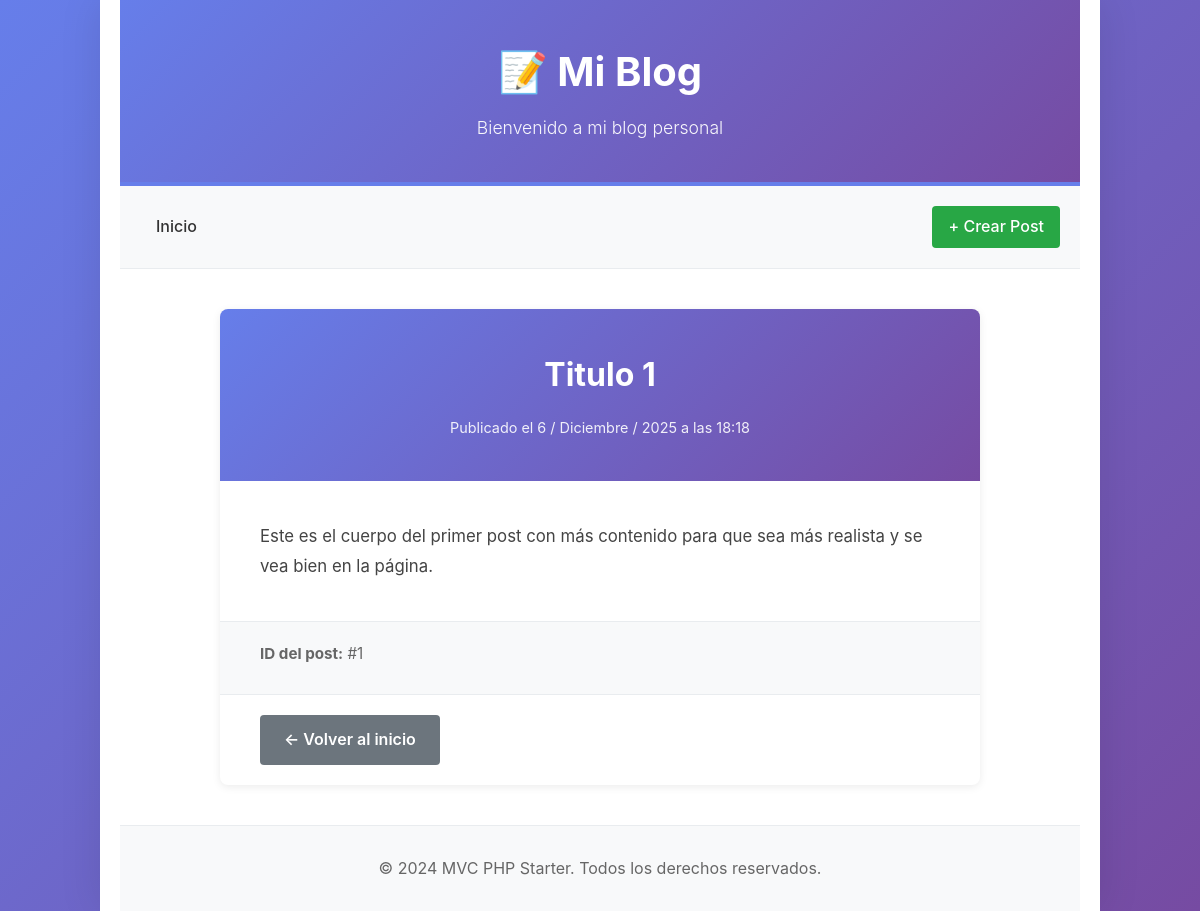
The page /posts/show?id=1 on the database as committed earlier.
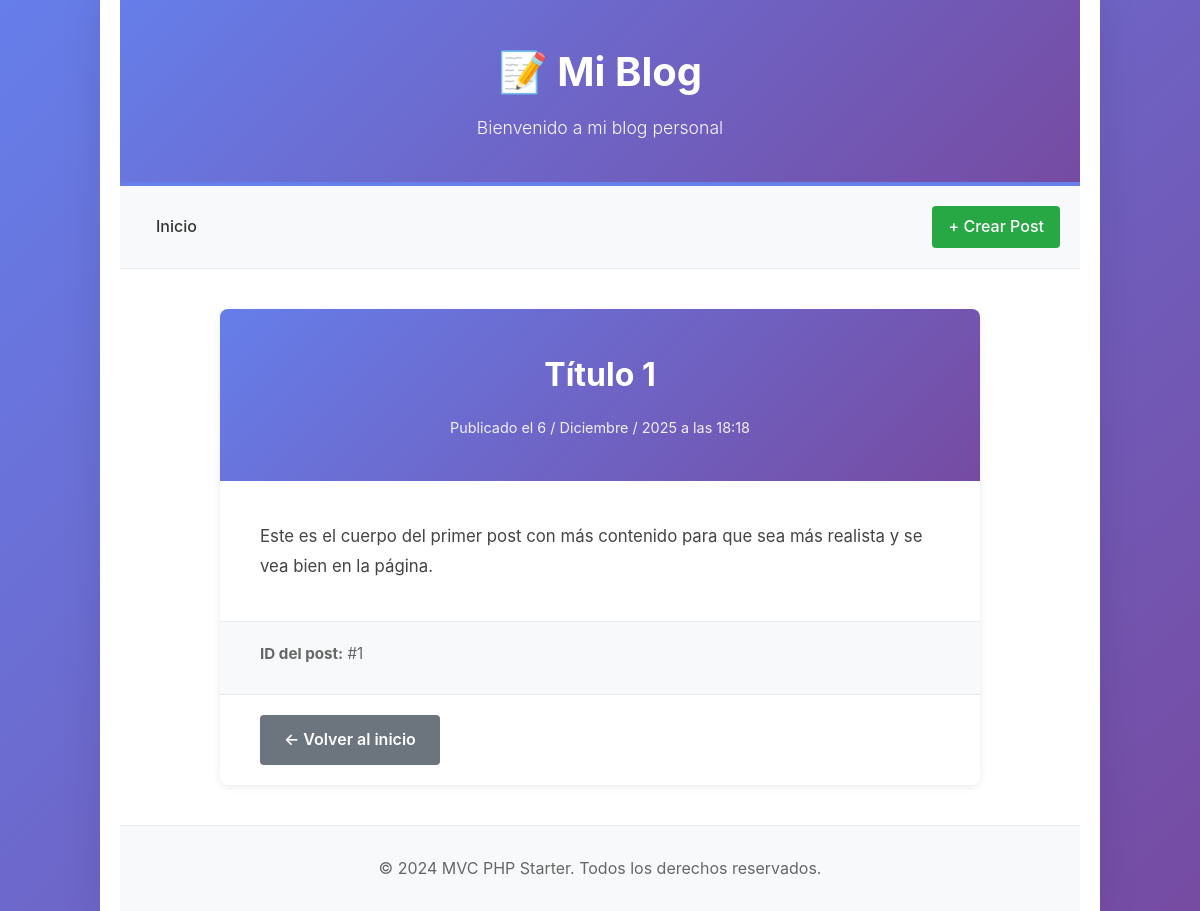
The same page on the database as committed later.
### tables this page shows
CREATE TABLE IF NOT EXISTS `posts` (
  `id` INT NOT NULL AUTO_INCREMENT,
  `title` VARCHAR(255) NOT NULL,
  `body` LONGTEXT NOT NULL,
  `created_at` TIMESTAMP DEFAULT CURRENT_TIMESTAMP,
  `updated_at` TIMESTAMP DEFAULT CURRENT_TIMESTAMP ON UPDATE CURRENT_TIMESTAMP,
  PRIMARY KEY (`id`)
);

### app/Controllers/PostController.php (called while the page is built, shortened)
<?php
class PostController
{
    private Post $post;
    public function __construct()
    {
        $this->post = new Post();
    }
    public function show(): void
    {
        $id = $_GET['id'] ?? null;
        $post = $this->post->getById((int)$id);
        $this->render('show', ['post' => $post]);
    }
    private function render(string $view, array $data = []): void
    {
        extract($data);
        require __DIR__ . "/../Views/{$view}.php";
    }
}

### app/Core/DB.php (called while the page is built, shortened)
<?php
class DB
{
    private static ?PDO $instance = null;
    public static function getInstance(): PDO
    {
        if (self::$instance === null) {
            try {
                $host = getenv('DB_HOST') ?: 'mysql';
                $dbname = getenv('DB_NAME') ?: 'mvc-example';
                $user = getenv('DB_USER') ?: 'john_doe';
                $password = getenv('DB_PASSWORD') ?: 'securepassword';
                self::$instance = new PDO(
                    "mysql:host={$host};dbname={$dbname};charset=utf8mb4",
                    $user,
                    $password,
                    [
                        PDO::ATTR_ERRMODE => PDO::ERRMODE_EXCEPTION,
                        PDO::ATTR_DEFAULT_FETCH_MODE => PDO::FETCH_ASSOC,
                        PDO::MYSQL_ATTR_INIT_COMMAND => "SET NAMES utf8mb4 COLLATE utf8mb4_unicode_ci"
                    ]
                );
            } catch (\PDOException $e) {
                error_log("Error de BD: " . $e->getMessage());
                die('Error de conexión a la base de datos: ' . $e->getMessage());
            }
        }
        return self::$instance;
    }
}

### app/Models/Post.php (called while the page is built, shortened)
<?php
class Post
{
    private PDO $db;
    public function __construct()
    {
        $this->db = DB::getInstance();
    }
    public function getById(int $id): array|false
    {
        $query = $this->db->prepare('SELECT * FROM posts WHERE id = :id');
        $query->execute(['id' => $id]);
        return $query->fetch();
    }
}

### app/Views/show.php (the view, shortened to what this page needs)
<?php
function formatearFechaEspanol($fecha, $conHora = false) {
    $meses = [
        1 => 'Enero', 2 => 'Febrero', 3 => 'Marzo', 4 => 'Abril',
        5 => 'Mayo', 6 => 'Junio', 7 => 'Julio', 8 => 'Agosto',
        9 => 'Septiembre', 10 => 'Octubre', 11 => 'Noviembre', 12 => 'Diciembre'
    ];
    $timestamp = strtotime($fecha);
    $dia = (int) date('d', $timestamp);
    $mes = (int) date('m', $timestamp);
    $año = date('Y', $timestamp);
    $hora = date('H:i', $timestamp);
    if ($conHora) {
        return "Publicado el $dia / " . $meses[$mes] . " / $año a las $hora";
    }
    return "$dia / " . $meses[$mes] . " / $año";
}
?>
<!DOCTYPE html>
<html lang="es">
<head>
    <link rel="stylesheet" href="/css/style.css">
</head>
<body>
    <div class="container">
        <header>
            <h1>📝 Mi Blog</h1>
            <p class="subtitle">Bienvenido a mi blog personal</p>
        </header>
        <nav class="navbar">
            <a href="/">Inicio</a>
            <a href="/posts/create" class="btn-create">+ Crear Post</a>
        </nav>
        <main class="post-detail">
            <article class="post-full">
                <div class="post-header-detail">
                    <h1><?php echo htmlentities($post['title'], ENT_QUOTES, 'UTF-8'); ?></h1>
                    <small class="post-date">
                        <?php echo formatearFechaEspanol($post['created_at'], true); ?>
                    </small>
                </div>
                <div class="post-body">
                    <?php echo nl2br(htmlentities($post['body'], ENT_QUOTES, 'UTF-8')); ?>
                </div>
                <div class="post-meta">
                    <p><strong>ID del post:</strong> #<?php echo $post['id']; ?></p>
                </div>
                <div class="post-actions-detail">
                    <a href="/" class="btn btn-secondary">← Volver al inicio</a>
                </div>
            </article>
        </main>
        <footer>
            <p>&copy; 2024 MVC PHP Starter. Todos los derechos reservados.</p>
        </footer>
    </div>
</body>
</html>

Rows that differ between the two databases and show on the page:
changed posts id 1: title "Titulo 1" → "Título 1"
